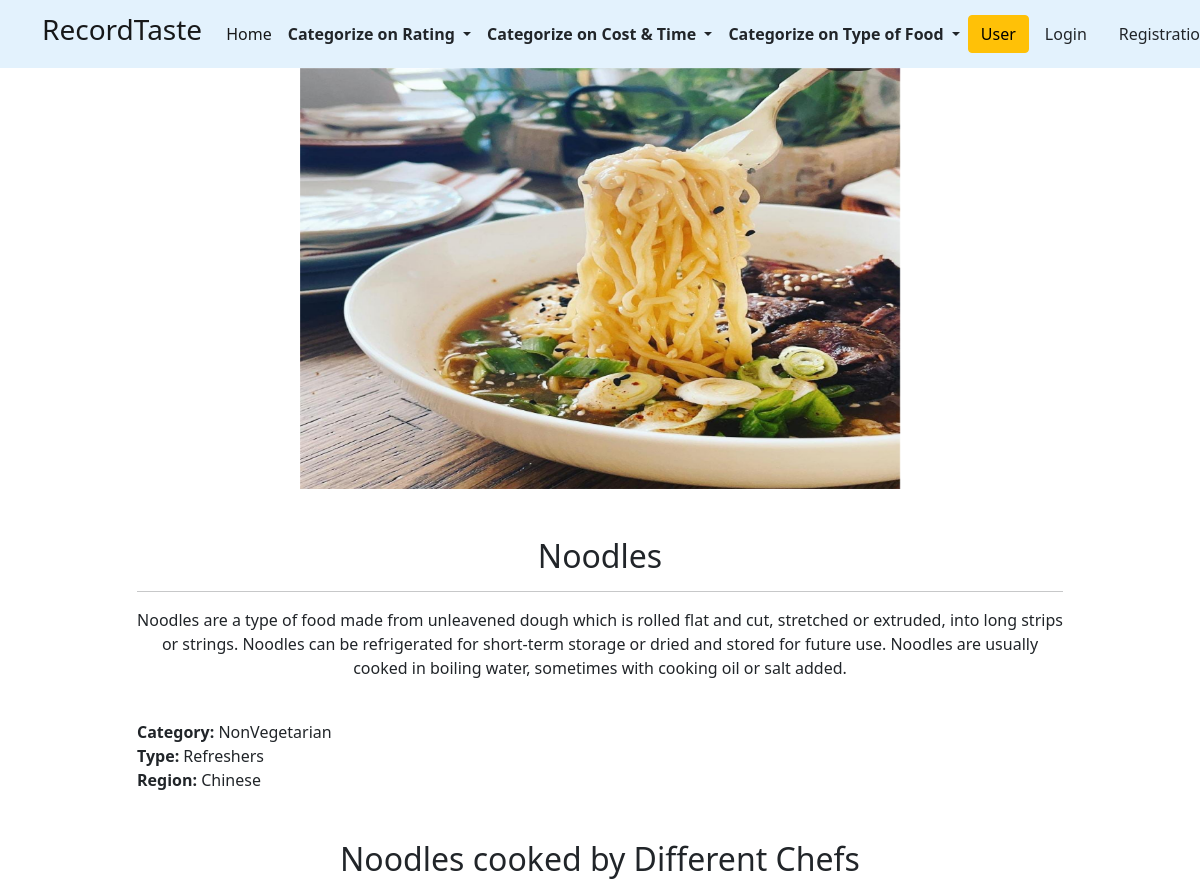
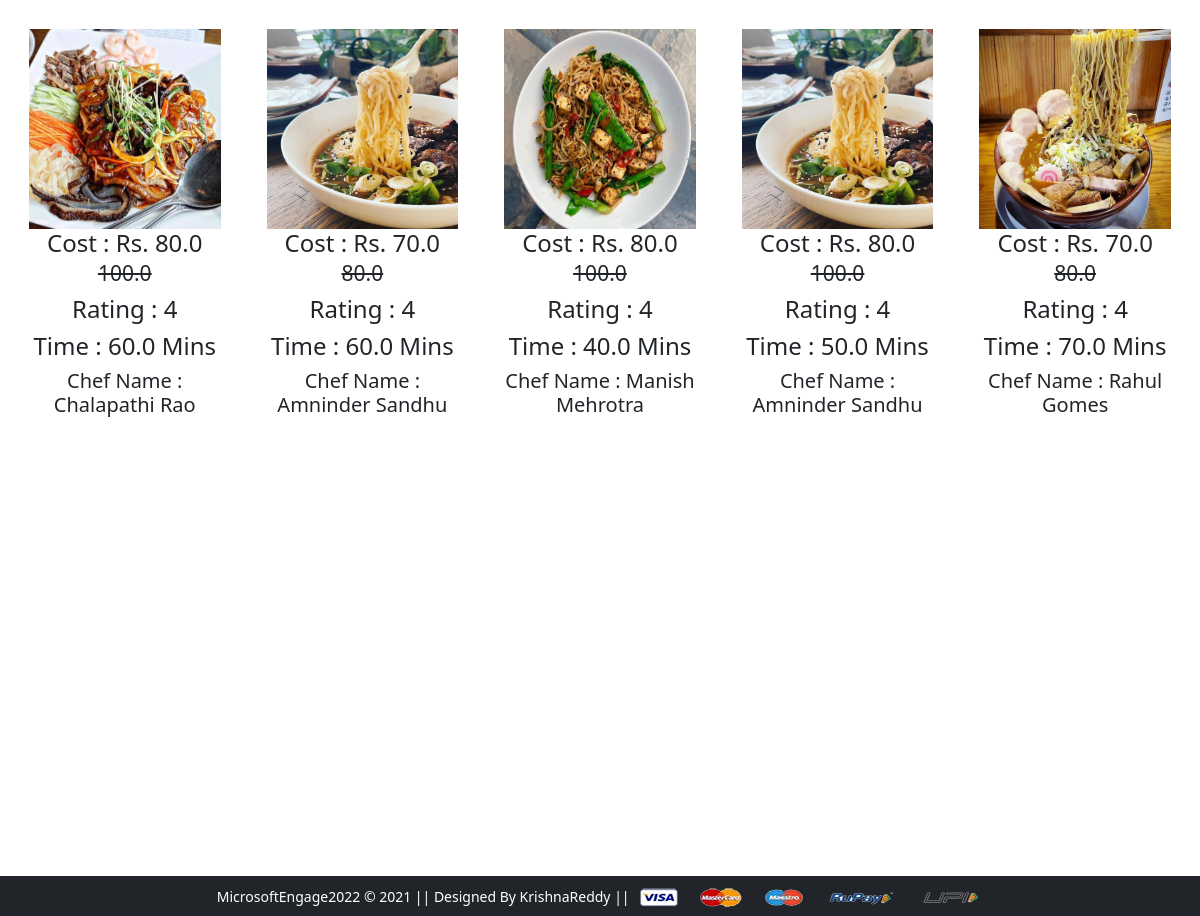
Screenshot of /cheff-detail/27 with the database file from the repository (2 pictures, top to bottom).
### app/models.py (models this page shows, shortened)
class Chefs_Preparing_Product(models.Model):
 titleid = models.ForeignKey(Product,on_delete=models.CASCADE)
 chef_name=models.CharField(max_length=100)
 selling_price = models.FloatField()
 discounted_price = models.FloatField()
 timeTakesForPreparing=models.FloatField()
 description = models.TextField()
 ratings=models.PositiveIntegerField(default=1)
 category = models.CharField( choices=CATEGORY_CHOICES, max_length=20)
 type_food = models.CharField(choices=TypeFood_CHOICES,max_length=19)
 product_image = models.ImageField(upload_to='Chefproductimg')
 def get_time(self):
     return self.timeTakesForPreparing

class Product(models.Model):
 title = models.CharField(max_length=100,unique=True)
 description = models.TextField()
 type_food = models.CharField(choices=TypeFood_CHOICES,max_length=25)
 category = models.CharField( choices=CATEGORY_CHOICES, max_length=25)
 region=models.CharField(choices=Prefered_choices,max_length=50)
 product_image = models.ImageField(upload_to='productimg')

### app/views.py (the view)
# urls.py: path('cheff-detail/<int:pk>',views.Cheff_Detail.as_view(),name='cheff-detail'),
class Cheff_Detail(View):
    def get(self,request,pk):
        totalitem=0
        product1=Product.objects.get(pk=pk)
        product2=Chefs_Preparing_Product.objects.filter(titleid=pk)
        if request.user.is_authenticated:
            totalitem = len(Cart.objects.filter(user=request.user))
        return render(request,'app/cheff_details.html',{'product1':product1,'product2':product2,'totalitem':totalitem})

### app/templates/app/cheff_details.html (shortened to what this page needs)
{% extends 'app/base.html' %}
{% load static %}
{% block banner_slider %}
 <div id="carouselExampleControls" class="carousel slide" data-bs-ride="carousel">
  <div class="carousel-inner">
    <div class="carousel-item active">
      {% if product2 %}
      <img src="{{product2.1.product_image.url}}" class="center" width="1920" height="421"" alt="...">
      {% endif %}
    </div>
  </div>
  <a class="carousel-control-prev" href="#carouselExampleControls" role="button" data-bs-slide="prev">
    <span class="carousel-control-prev-icon" aria-hidden="True"
    <span class="visually-hidden">Previous</span>
  </a>
  <a class="carousel-control-next" href="#carouselExampleControls" role="button" data-bs-slide="next">
    <span class="carousel-control-next-icon" aria-hidden="True"
    <span class="visually-hidden">Next</span>
  </a>
</div>
{% endblock banner_slider %}
{% block main-content %}
<div class="container my-5 mx-12" >
  <div class="row">
   <div class="col-sm-10 offset-sm-1">
    {% if product1 %}
    <h2>{{product1.title}}</h2>
    <hr>
    <p>{{product1.description}}</p> <br>
    <h7><b>Category: </b> {{product1.category}}  </h7> <br>
    <h7><b>Type: </b> {{product1.type_food}}  </h7> <br>
    <h7><b>Region: </b> {{product1.region}}  </h7> <br>
   </div>
  </div>
 </div>
<div class="mx-3">
    <h2> {{product1.title}} cooked by Different Chefs </h2>
    <div class="owl-carousel" id="slider10">
      {% for p in product2 %}
     <a href="{% url 'product-detail' p.id %}" class="btn"><div class="item"><img src="{{p.product_image.url}}" alt="" height="200px">
      <h4>Cost : Rs. {{p.discounted_price}} <small class="fw-light text-decoration-line-through">{{p.selling_price}}</small></h4>
      <h4>Rating : {{p.ratings}}</h4>
      <h4>Time : {{p.get_time}} Mins </h4>
      <h5>Chef Name : {{p.chef_name}}</h5>
      <br><br><br></div></a>
     {% endfor %}
     {% endif %}
    </div>
   </div>
   <br><br><br><br><br><br><br><br><br><br><br><br>
{% endblock main-content %}

### app/static/app/css/style.css (style rules this page uses)
.owl-carousel .item { font-size: 24px; text-align: center; margin-top: 20px;; }

### app/templates/app/cheff_details.html (style rules this page uses)
.center { display: block; margin-left: auto; margin-right: auto; width: 50%; }
p { text-align: center; }
h2 { text-align: center; }

### rows the page displays
Chefs_Preparing_Product: product_image (picture), discounted_price "70.0", selling_price "80.0", ratings "4", get_time "60.0", chef_name "Amninder Sandhu"
Product: title "Noodles", description "Noodles are a type of food made from unleavened dough which is rolled flat and cut, stretched or extruded, into long strips or strings. Noodles can be refrigerated for short-term storage or dried and stored for future use. Noodles are usually cooked in boiling water, sometimes with cooking oil or salt added.", category "NonVegetarian", type_food "Refreshers", region "Chinese"
Chefs_Preparing_Product: product_image (picture), discounted_price "80.0", selling_price "100.0", ratings "4", get_time "60.0", chef_name "Chalapathi Rao"
Chefs_Preparing_Product: product_image (picture), discounted_price "80.0", selling_price "100.0", ratings "4", get_time "40.0", chef_name "Manish Mehrotra"
Chefs_Preparing_Product: product_image (picture), discounted_price "80.0", selling_price "100.0", ratings "4", get_time "50.0", chef_name "Amninder Sandhu"
Chefs_Preparing_Product: product_image (picture), discounted_price "70.0", selling_price "80.0", ratings "4", get_time "70.0", chef_name "Rahul Gomes"
